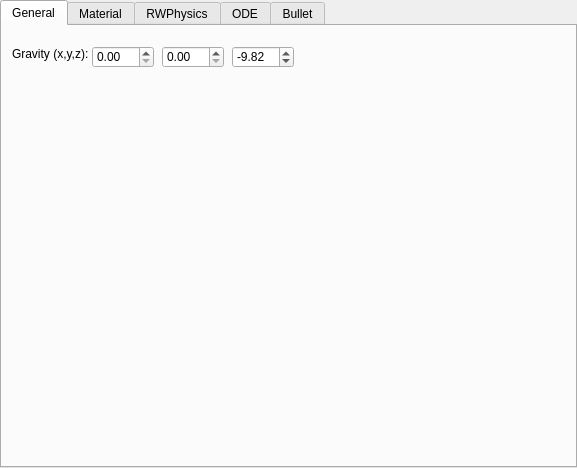
<ui version="4.0" >
 <class>SimulatorCfgDialog</class>
 <widget class="QTabWidget" name="SimulatorCfgDialog" >
  <property name="geometry" >
   <rect>
    <x>0</x>
    <y>0</y>
    <width>577</width>
    <height>468</height>
   </rect>
  </property>
  <property name="windowTitle" >
   <string>Simulator configuration</string>
  </property>
  <property name="currentIndex" >
   <number>0</number>
  </property>
  <widget class="QWidget" name="tab" >
   <attribute name="title" >
    <string>General</string>
   </attribute>
   <widget class="QLabel" name="label" >
    <property name="geometry" >
     <rect>
      <x>10</x>
      <y>20</y>
      <width>81</width>
      <height>16</height>
     </rect>
    </property>
    <property name="text" >
     <string>Gravity (x,y,z): </string>
    </property>
   </widget>
   <widget class="QDoubleSpinBox" name="_xGravitySpin" >
    <property name="geometry" >
     <rect>
      <x>90</x>
      <y>20</y>
      <width>62</width>
      <height>22</height>
     </rect>
    </property>
   </widget>
   <widget class="QDoubleSpinBox" name="_yGravitySpin" >
    <property name="geometry" >
     <rect>
      <x>160</x>
      <y>20</y>
      <width>62</width>
      <height>22</height>
     </rect>
    </property>
   </widget>
   <widget class="QDoubleSpinBox" name="_zGravitySpin" >
    <property name="geometry" >
     <rect>
      <x>230</x>
      <y>20</y>
      <width>62</width>
      <height>22</height>
     </rect>
    </property>
    <property name="minimum" >
     <double>-99.989999999999995</double>
    </property>
    <property name="value" >
     <double>-9.820000000000000</double>
    </property>
   </widget>
  </widget>
  <widget class="QWidget" name="tab_4" >
   <attribute name="title" >
    <string>Material</string>
   </attribute>
  </widget>
  <widget class="QWidget" name="widget" >
   <attribute name="title" >
    <string>RWPhysics</string>
   </attribute>
  </widget>
  <widget class="QWidget" name="odeTab" >
   <attribute name="title" >
    <string>ODE</string>
   </attribute>
  </widget>
  <widget class="QWidget" name="bulletTab" >
   <attribute name="title" >
    <string>Bullet</string>
   </attribute>
  </widget>
 </widget>
 <resources/>
 <connections/>
</ui>
